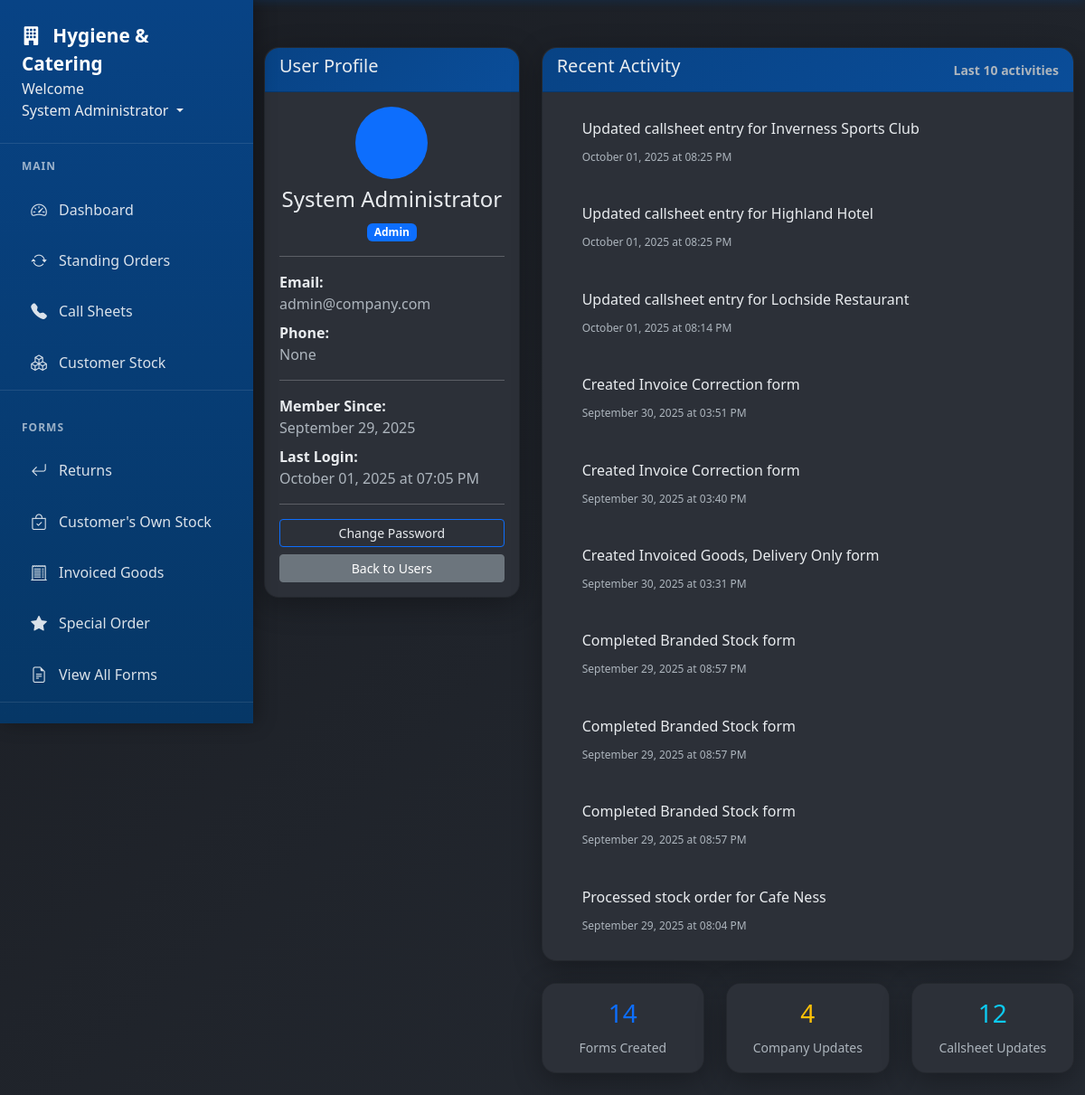
/users/1 (signed in), run on an earlier commit of the app's database.
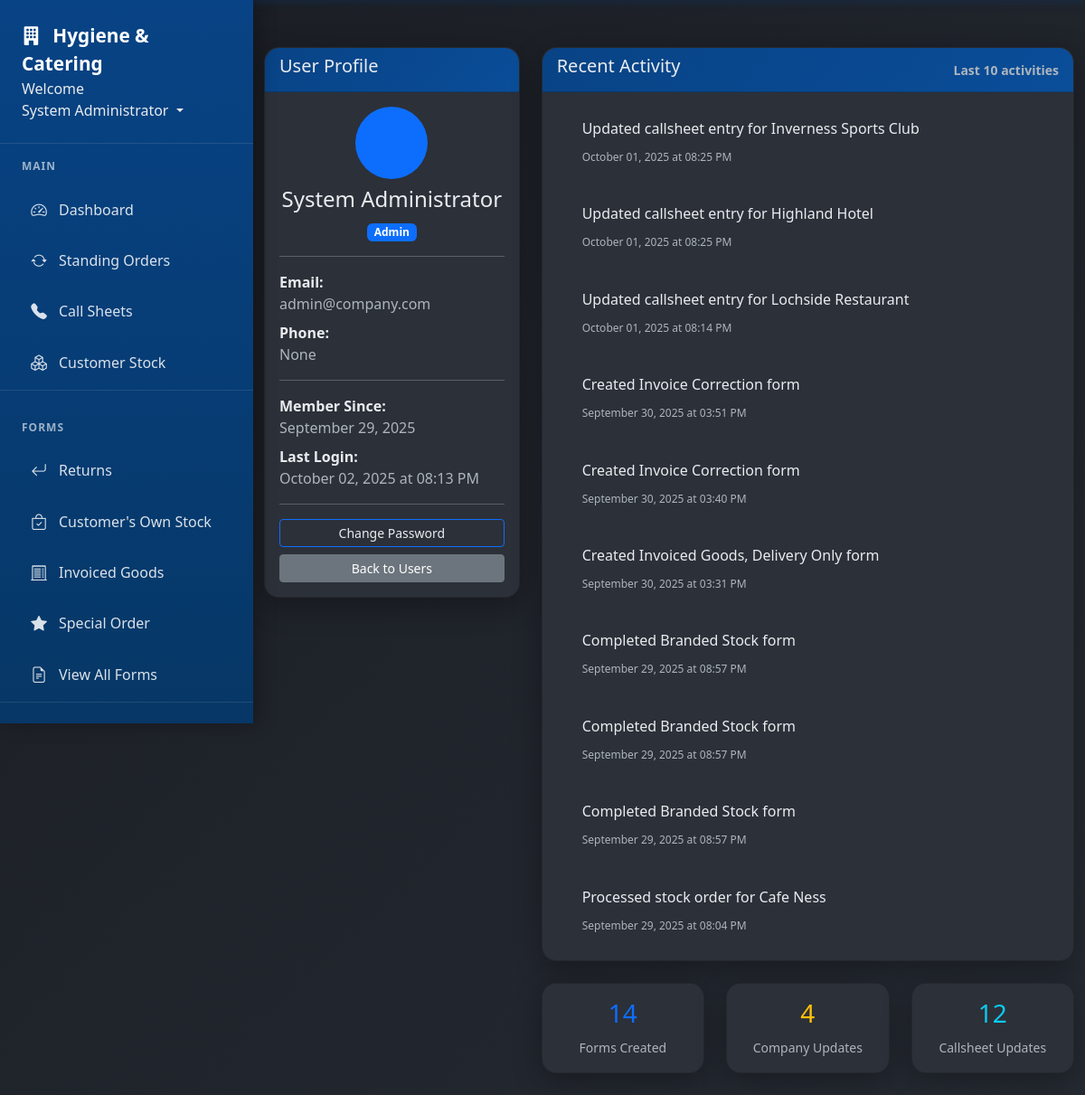
And on a later commit of the database.
### app/models.py (models this page shows, shortened)
class User(db.Model, UserMixin):
    id = db.Column(db.Integer, primary_key=True)
    username = db.Column(db.String(20), unique=True, nullable=False)  # Keep for system use
    email = db.Column(db.String(120), unique=True, nullable=False, index=True)  # Primary identifier
    full_name = db.Column(db.String(100), nullable=False)
    password_hash = db.Column(db.String(128), nullable=False)  # Changed from 'password' to 'password_hash'
    role = db.Column(db.String(20), nullable=False)
    job_title = db.Column(db.String(100))
    direct_phone = db.Column(db.String(20))
    mobile_phone = db.Column(db.String(20))
    is_active = db.Column(db.Boolean, default=True)
    must_change_password = db.Column(db.Boolean, default=False)
    created_at = db.Column(db.DateTime, nullable=False, default=datetime.utcnow)
    last_login = db.Column(db.DateTime)
    forms = db.relationship('Form', foreign_keys='Form.user_id', backref='author', lazy=True)
    callsheet_entries = db.relationship('CallsheetEntry', backref='entered_by', lazy=True)
    callsheets_created = db.relationship('Callsheet', backref='created_by_user', lazy=True)
    todo_items = db.relationship('TodoItem', backref='user', lazy=True, cascade='all, delete-orphan')
    company_updates = db.relationship('CompanyUpdate', backref='author', lazy=True, cascade='all, delete-orphan')
    def get_recent_activity(self, limit=10):
        activities = []
        try:
            recent_forms = Form.query.filter_by(user_id=self.id).order_by(Form.date_created.desc()).limit(5).all()
            for form in recent_forms:
                activities.append({
                    'type': 'form_created',
                    'description': f'Created {form.type.replace("_", " ").title()} form',
                    'date': form.date_created,
                    'link': f'/form/{form.id}'
                })
        except Exception as e:
            print(f"Error loading forms for user {self.id}: {e}")
        try:
            recent_updates = CompanyUpdate.query.filter_by(user_id=self.id).order_by(CompanyUpdate.created_at.desc()).limit(3).all()
            for update in recent_updates:
                activities.append({
                    'type': 'company_update',
                    'description': f'Posted company update: {update.title}',
                    'date': update.created_at,
                    'link': None
                })
        except Exception as e:
            print(f"Error loading company updates for user {self.id}: {e}")
        try:
            recent_callsheet_entries = CallsheetEntry.query.filter_by(user_id=self.id).order_by(CallsheetEntry.updated_at.desc()).limit(3).all()
            for entry in recent_callsheet_entries:
                activities.append({
                    'type': 'callsheet_update',
                    'description': f'Updated callsheet entry for {entry.customer.name}',
                    'date': entry.updated_at,
                    'link': '/callsheets'
                })
        except Exception as e:
            print(f"Error loading callsheet entries for user {self.id}: {e}")
        try:
            recent_completed_forms = Form.query.filter_by(completed_by=self.id).filter(
                Form.completed_date.isnot(None)
            ).order_by(Form.completed_date.desc()).limit(3).all()
            for form in recent_completed_forms:
                activities.append({
                    'type': 'form_completed',
                    'description': f'Completed {form.type.replace("_", " ").title()} form',
                    'date': form.completed_date,
                    'link': f'/form/{form.id}'
                })
        except Exception as e:
            print(f"Error loading completed forms for user {self.id}: {e}")
        try:
            if 'StandingOrder' in globals():
                recent_standing_orders = StandingOrder.query.filter_by(created_by=self.id).order_by(StandingOrder.created_at.desc()).limit(3).all()
                for order in recent_standing_orders:
                    activities.append({
                        'type': 'standing_order_created',
                        'description': f'Created standing order for {order.customer.name}',
                        'date': order.created_at,
                        'link': f'/standing-orders/{order.id}'
                    })
        except Exception as e:
            print(f"Error loading standing orders for user {self.id}: {e}")
        try:
            if 'StandingOrderLog' in globals():
                recent_so_logs = StandingOrderLog.query.filter_by(performed_by=self.id).filter(
                    StandingOrderLog.action_type.in_(['paused', 'resumed', 'ended'])
                ).order_by(StandingOrderLog.performed_at.desc()).limit(3).all()
        except Exception as e:
            print(f"Error loading standing order logs for user {self.id}: {e}")
        try:
            if 'StockTransaction' in globals():
                recent_stock_transactions = StockTransaction.query.filter_by(created_by=self.id).order_by(StockTransaction.transaction_date.desc()).limit(3).all()
                for transaction in recent_stock_transactions:
                    transaction_types = {
                        'stock_in': 'Added stock for',
                        'stock_out': 'Processed stock order for',
                        'adjustment': 'Adjusted stock for'
                    }
                    description = transaction_types.get(transaction.transaction_type, 'Updated stock for')
                    activities.append({
                        'type': f'stock_{transaction.transaction_type}',
                        'description': f'{description} {transaction.stock_item.customer.name}',
                        'date': transaction.transaction_date,
                        'link': '/customer-stock'
                    })
        except Exception as e:
            print(f"Error loading stock transactions for user {self.id}: {e}")
        activities.sort(key=lambda x: x['date'], reverse=True)
        return activities[:limit]

### app/routes.py (the view)
@main.route('/users/<int:user_id>')
@login_required
def user_profile(user_id):
    user = User.query.get_or_404(user_id)
    if current_user.role != 'admin' and current_user.id != user_id:
        flash('Access denied.', 'danger')
        return redirect(url_for('main.dashboard'))
    activities = user.get_recent_activity()
    return render_template('user_profile.html', user=user, activities=activities)

### app/models.py (called while the page is built)
@login_manager.user_loader
def load_user(user_id):
    return User.query.get(int(user_id))

### app/templates/user_profile.html (shortened to what the changed rows need)
{% extends "base.html" %} {% block content %}
<div class="row">
  <div class="col-lg-4">
    <div class="card">
      <div class="card-body">
        <div class="text-center mb-3">
          <div
            class="bg-primary rounded-circle d-inline-flex align-items-center justify-content-center"
            style="width: 80px; height: 80px"
          >
          </div>
          <h4 class="mt-2">{{ user.full_name }}</h4>
          <span
            class="badge bg-{{ 'primary' if user.role == 'admin' else 'secondary' }}"
          >
            {{ user.role.title() }}
          </span>
        </div>
        <div class="mb-2">
          <strong> Email:</strong><br />
          <span class="text-muted">{{ user.email }}</span>
        </div>
        <div class="mb-2">
          <strong> Phone:</strong><br />
          <span class="text-muted">{{ user.direct_phone }}</span>
        </div>
        <div class="mb-2">
          <strong> Member Since:</strong
          ><br />
          <span class="text-muted"
            >{{ user.created_at.strftime('%B %d, %Y') }}</span
          >
        </div>
        <div class="mb-2">
          <strong> Last Login:</strong><br />
          <span class="text-muted">
            {% if user.last_login %} {{ user.last_login.strftime('%B %d, %Y at
            %I:%M %p') }} {% else %} Never {% endif %}
          </span>
        </div>
      </div>
    </div>
  </div>
</div>
{% endblock %}

### app/templates/base.html (shortened to what this page needs)
<!DOCTYPE html>
<html lang="en">
  <head>
    <link
      rel="stylesheet"
      href="{{ url_for('static', filename='style.css') }}"
    />
    <link
      href="https://cdn.jsdelivr.net/npm/bootstrap@5.3.0/dist/css/bootstrap.min.css"
      rel="stylesheet"
    />
    <link
      href="https://cdn.jsdelivr.net/npm/bootstrap-icons@1.11.0/font/bootstrap-icons.css"
      rel="stylesheet"
    />
  </head>
  <body>
    <nav class="nav-sidebar" id="navSidebar">
      <div class="nav-sidebar-header">
        <a href="{{ url_for('main.dashboard') }}" class="nav-sidebar-brand">
          <i class="bi bi-building-fill me-2"></i>
          Hygiene & Catering
        </a>
        <li class="nav-item dropdown" style="display: block">
          <text>Welcome</text>
          <a
            class="nav-link dropdown-toggle"
            href="#"
            id="userDropdown"
            role="button"
            data-bs-toggle="dropdown"
          >
             {{ current_user.full_name or
            current_user.username }}
          </a>
        </li>
      </div>
      {% if current_user.is_authenticated %}
      <div class="nav-sidebar-nav">
        <div class="nav-section">
          <div class="nav-section-title">Main</div>
          <div class="nav-item">
            <a class="nav-link" href="{{ url_for('main.dashboard') }}">
              <i class="bi bi-speedometer2"></i>
              Dashboard
            </a>
          </div>
          <div class="nav-item">
            <a class="nav-link" href="{{ url_for('main.standing_orders') }}">
              <i class="bi bi-arrow-repeat"></i>
              Standing Orders
            </a>
          </div>
          <div class="nav-item">
            <a class="nav-link" href="{{ url_for('main.callsheets') }}">
              <i class="bi bi-telephone-fill"></i>
              Call Sheets
            </a>
          </div>
          <div class="nav-item">
            <a class="nav-link" href="{{ url_for('main.customer_stock') }}">
              <i class="bi bi-boxes"></i>
              Customer Stock
            </a>
          </div>
        </div>
        <div class="nav-section">
          <div class="nav-section-title">Forms</div>
          <div class="nav-item">
            <a class="nav-link" href="{{ url_for('main.returns') }}">
              <i class="bi bi-arrow-return-left"></i>
              Returns
            </a>
          </div>
          <div class="nav-item">
            <a class="nav-link" href="{{ url_for('main.branded_stock') }}">
              <i class="bi bi-bag-check"></i>
              Customer's Own Stock
            </a>
          </div>
          <div class="nav-item">
            <a class="nav-link" href="{{ url_for('main.invoice_correction') }}">
              <i class="bi bi-receipt-cutoff"></i>
              Invoiced Goods
            </a>
          </div>
          <div class="nav-item">
            <a class="nav-link" href="{{ url_for('main.special_order') }}">
              <i class="bi bi-star-fill"></i>
              Special Order
            </a>
          </div>
          <div class="nav-item">
            <a class="nav-link" href="{{ url_for('main.forms') }}">
              <i class="bi bi-file-earmark-text"></i>
              View All Forms
            </a>
          </div>
        </div>
      </div>
      {% endif %}
    </nav>
    <div class="main-content" id="mainContent">
      <div class="container-fluid">
         {% block content %}{% endblock %}
      </div>
    </div>
  </body>
</html>

What changed in the data, as far as the page shows it:
changed User "System Administrator": last_login "October 01, 2025 at 07:05 PM" → "October 02, 2025 at 08:13 PM"
